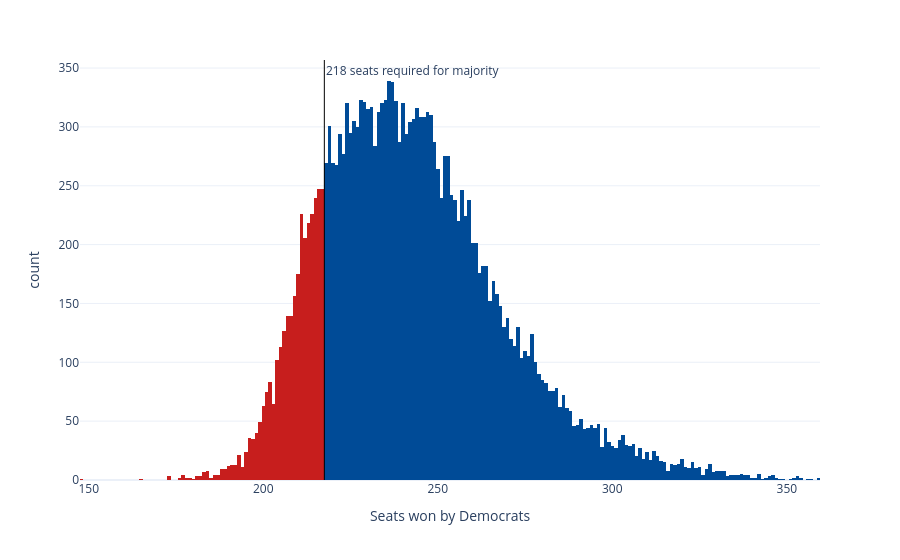

Notebook code cell kept with this figure:
### Code cell
sims_hist = px.histogram(seat_sims, x='seats', nbins=np.unique(seat_sims['seats']).shape[0]*2, color='winner',
                         color_discrete_map={'Democrats': '#004b97', 'Republicans': '#c71e1d'},
                         labels={'seats':'Seats won by Democrats', 'winner': 'Winner'}, template='plotly_white')
sims_hist.update_traces(showlegend=False)
sims_hist.add_vline(x=217.5, line_width=1, line_color='black', annotation_text='218 seats required for majority', 
                    annotation_position='top right')
sims_hist

### Figure 1 — Plotly figure (JSON) as saved in the notebook; plotly's stock layout.template omitted (floating-point values rounded to 4 significant figures; data arrays with more than 128 entries replaced by an {"elided": "..."} marker saying what was removed)
{"data": [{"bingroup": "x", "hovertemplate": "Winner=Republicans<br>Seats won by Democrats=%{x}<br>count=%{y}<extra></extra>", "legendgroup": "Republicans", "marker": {"color": "#c71e1d", "pattern": {"shape": ""}}, "name": "Republicans", "nbinsx": 368, "orientation": "v", "showlegend": false, "type": "histogram", "x": {"elided": "3166 int values"}, "xaxis": "x", "yaxis": "y"}, {"bingroup": "x", "hovertemplate": "Winner=Democrats<br>Seats won by Democrats=%{x}<br>count=%{y}<extra></extra>", "legendgroup": "Democrats", "marker": {"color": "#004b97", "pattern": {"shape": ""}}, "name": "Democrats", "nbinsx": 368, "orientation": "v", "showlegend": false, "type": "histogram", "x": {"elided": "16834 int values"}, "xaxis": "x", "yaxis": "y"}], "layout": {"annotations": [{"showarrow": false, "text": "218 seats required for majority", "x": 217.5, "xanchor": "left", "xref": "x", "y": 1, "yanchor": "top", "yref": "y domain"}], "barmode": "relative", "legend": {"title": {"text": "Winner"}, "tracegroupgap": 0}, "margin": {"t": 60}, "shapes": [{"line": {"color": "black", "width": 1}, "type": "line", "x0": 217.5, "x1": 217.5, "xref": "x", "y0": 0, "y1": 1, "yref": "y domain"}], "xaxis": {"anchor": "y", "domain": [0, 1], "title": {"text": "Seats won by Democrats"}}, "yaxis": {"anchor": "x", "domain": [0, 1], "title": {"text": "count"}}}}
